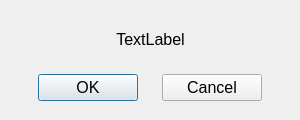
<?xml version="1.0" encoding="UTF-8"?>
<ui version="4.0">
 <class>OkCancelDialog</class>
 <widget class="QDialog" name="OkCancelDialog">
  <property name="geometry">
   <rect>
    <x>0</x>
    <y>0</y>
    <width>300</width>
    <height>120</height>
   </rect>
  </property>
  <property name="minimumSize">
   <size>
    <width>300</width>
    <height>120</height>
   </size>
  </property>
  <property name="font">
   <font>
    <pointsize>12</pointsize>
   </font>
  </property>
  <widget class="QWidget" name="verticalLayoutWidget">
   <property name="geometry">
    <rect>
     <x>20</x>
     <y>10</y>
     <width>261</width>
     <height>91</height>
    </rect>
   </property>
   <layout class="QVBoxLayout" name="verticalLayout">
    <item>
     <widget class="QLabel" name="messageLabel">
      <property name="text">
       <string>TextLabel</string>
      </property>
      <property name="alignment">
       <set>Qt::AlignCenter</set>
      </property>
      <property name="wordWrap">
       <bool>true</bool>
      </property>
     </widget>
    </item>
    <item>
     <layout class="QHBoxLayout" name="horizontalLayout">
      <property name="bottomMargin">
       <number>0</number>
      </property>
      <item>
       <widget class="QPushButton" name="okButton">
        <property name="maximumSize">
         <size>
          <width>100</width>
          <height>16777215</height>
         </size>
        </property>
        <property name="text">
         <string>OK</string>
        </property>
       </widget>
      </item>
      <item>
       <widget class="QPushButton" name="cancelButton">
        <property name="maximumSize">
         <size>
          <width>100</width>
          <height>16777215</height>
         </size>
        </property>
        <property name="text">
         <string>Cancel</string>
        </property>
       </widget>
      </item>
     </layout>
    </item>
   </layout>
  </widget>
 </widget>
 <resources/>
 <connections/>
</ui>
